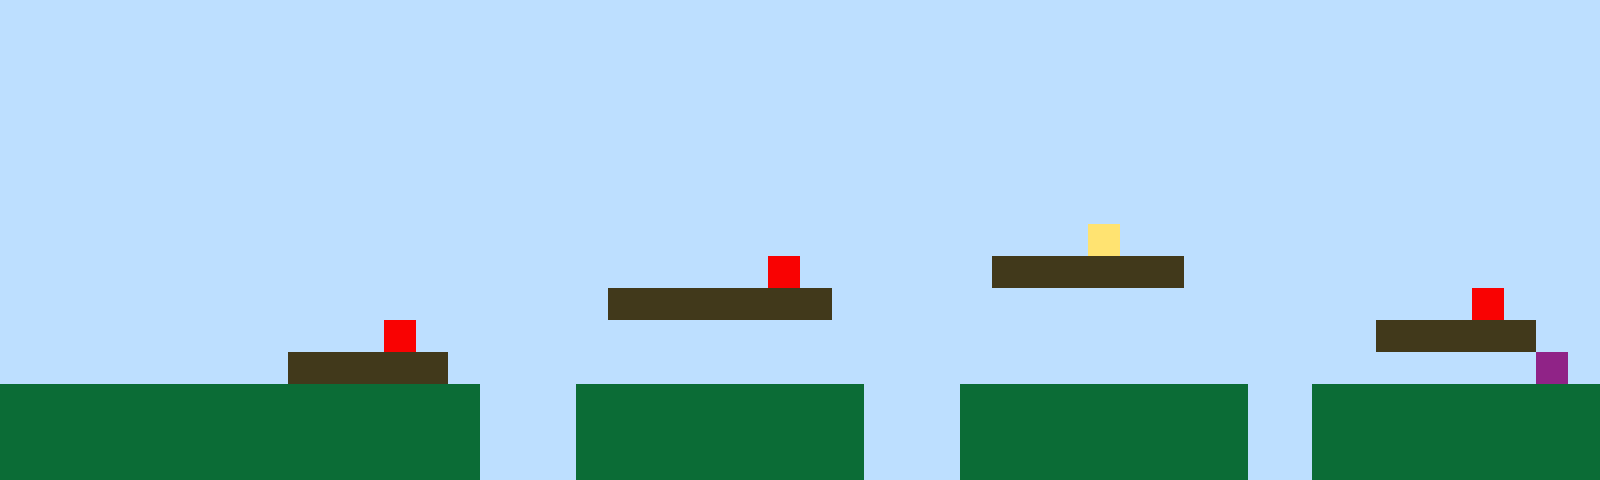

This is a level from a 2D game, rendered from its Tiled map with the project's own tilesets. A one-line summary and the complete map file follow:
An orthogonal 50x15 tile map with 32x32 px tiles, 1 tile layer (Tile Layer 1).

<map version="1.10" tiledversion="1.11.2" orientation="orthogonal" renderorder="right-up" width="50" height="15" tilewidth="32" tileheight="32" infinite="0" nextlayerid="2" nextobjectid="1"><editorsettings><export target="map1.csv" format="csv" /></editorsettings><tileset firstgid="1" name="sprites" tilewidth="32" tileheight="32" tilecount="6" columns="3"><image source="sprites.png" width="96" height="64" /></tileset><layer id="1" name="Tile Layer 1" width="50" height="15"><data encoding="csv">1,1,1,1,1,1,1,1,1,1,1,1,1,1,1,1,1,1,1,1,1,1,1,1,1,1,1,1,1,1,1,1,1,1,1,1,1,1,1,1,1,1,1,1,1,1,1,1,1,1,1,1,1,1,1,1,1,1,1,1,1,1,1,1,1,1,1,1,1,1,1,1,1,1,1,1,1,1,1,1,1,1,1,1,1,1,1,1,1,1,1,1,1,1,1,1,1,1,1,1,1,1,1,1,1,1,1,1,1,1,1,1,1,1,1,1,1,1,1,1,1,1,1,1,1,1,1,1,1,1,1,1,1,1,1,1,1,1,1,1,1,1,1,1,1,1,1,1,1,1,1,1,1,1,1,1,1,1,1,1,1,1,1,1,1,1,1,1,1,1,1,1,1,1,1,1,1,1,1,1,1,1,1,1,1,1,1,1,1,1,1,1,1,1,1,1,1,1,1,1,1,1,1,1,1,1,1,1,1,1,1,1,1,1,1,1,1,1,1,1,1,1,1,1,1,1,1,1,1,1,1,1,1,1,1,1,1,1,1,1,1,1,1,1,1,1,1,1,1,1,1,1,1,1,1,1,1,1,1,1,1,1,1,1,1,1,1,1,1,1,1,1,1,1,1,1,1,1,1,1,1,1,1,1,1,1,1,1,1,1,1,1,1,1,1,1,1,1,1,1,1,1,1,1,1,1,1,1,1,1,1,1,1,1,1,1,1,1,1,1,1,1,1,1,1,1,1,1,1,1,1,1,1,1,1,1,1,1,1,1,1,1,1,1,1,1,1,1,1,1,1,1,1,1,1,1,1,1,1,1,1,1,1,1,1,1,1,1,1,1,1,1,1,1,1,1,1,1,1,1,1,1,1,1,4,1,1,1,1,1,1,1,1,1,1,1,1,1,1,1,1,1,1,1,1,1,1,1,1,1,1,1,1,1,1,1,1,1,1,1,1,1,1,1,5,1,1,1,1,1,1,3,3,3,3,3,3,1,1,1,1,1,1,1,1,1,1,1,1,1,1,1,1,1,1,1,1,1,1,1,1,1,1,1,1,1,1,1,1,3,3,3,3,3,3,3,1,1,1,1,1,1,1,1,1,1,1,1,1,1,1,1,1,1,1,1,5,1,1,1,1,1,1,1,1,1,1,1,1,1,1,1,5,1,1,1,1,1,1,1,1,1,1,1,1,1,1,1,1,1,1,1,1,1,1,1,1,1,1,1,1,1,1,3,3,3,3,3,1,1,1,1,1,1,1,1,1,1,1,3,3,3,3,3,1,1,1,1,1,1,1,1,1,1,1,1,1,1,1,1,1,1,1,1,1,1,1,1,1,1,1,1,1,1,1,1,1,1,6,1,2,2,2,2,2,2,2,2,2,2,2,2,2,2,2,1,1,1,2,2,2,2,2,2,2,2,2,1,1,1,2,2,2,2,2,2,2,2,2,1,1,2,2,2,2,2,2,2,2,2,2,2,2,2,2,2,2,2,2,2,2,2,2,2,2,1,1,1,2,2,2,2,2,2,2,2,2,1,1,1,2,2,2,2,2,2,2,2,2,1,1,2,2,2,2,2,2,2,2,2,2,2,2,2,2,2,2,2,2,2,2,2,2,2,2,1,1,1,2,2,2,2,2,2,2,2,2,1,1,1,2,2,2,2,2,2,2,2,2,1,1,2,2,2,2,2,2,2,2,2</data></layer></map>
